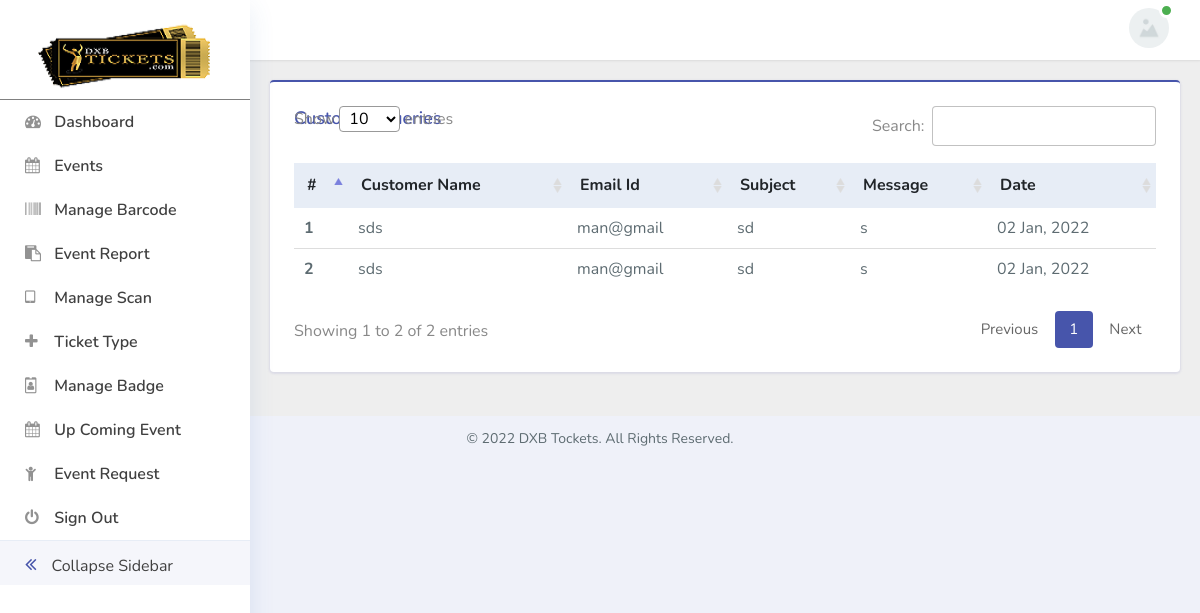
Before: /admin/queries.php (signed in) with the older database file.
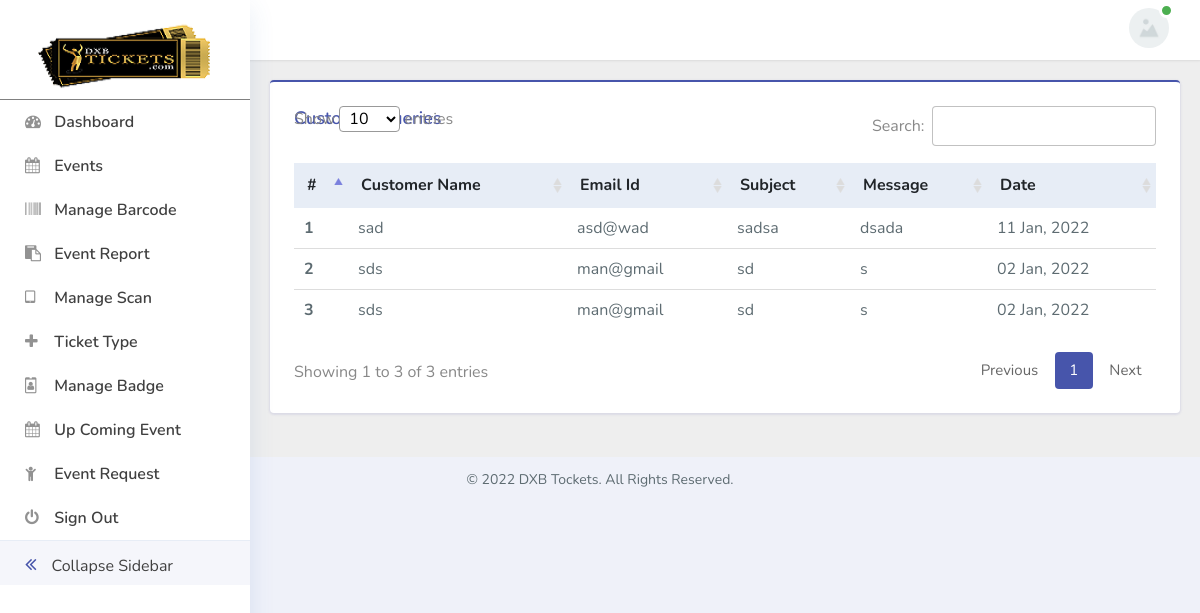
After: the same page with the newer database file.
### tables this page shows
CREATE TABLE IF NOT EXISTS `contact_master` (
  `CM_Id` int(11) NOT NULL AUTO_INCREMENT,
  `CustomerName` varchar(100) DEFAULT NULL,
  `CustomerEmail` varchar(150) DEFAULT NULL,
  `Subject` varchar(250) DEFAULT NULL,
  `Message` text,
  `Status` tinyint(1) DEFAULT NULL,
  `DateCreate` datetime DEFAULT NULL,
  PRIMARY KEY (`CM_Id`)
);

### admin/queries.php (the view, shortened to what this page needs)
<?php
    require_once '../config/connection.php';
    require_once './pages/link.php';
    require_once './pages/sidebar.php';
    require_once './pages/header.php';
?>
<div class="main-content">
    <div class="container-fluid content-top-gap">
        <div class="data-tables">
            <div class="row">
                <div class="col-lg-12 mb-4">
                    <div class="card card_border p-4 border-primary-top">
                        <h3 class="card__title position-absolute">Customer Queries</h3>
                        <div class="table-responsive">
                            <table id="meastroTable" class="display" style="width:100%">
                                <thead>
                                    <tr>
                                        <th>#</th>
                                        <th>Customer Name</th>
                                        <th>Email Id</th>
                                        <th>Subject</th>
                                        <th>Message</th>
                                        <th>Date</th>
                                    </tr>
                                </thead>
                                <tbody>
                                    <?php
                                        $resd6 = mysqli_query($conn, "SELECT * FROM contact_master ORDER BY CM_Id DESC");
                                        if (mysqli_num_rows($resd6) > 0) {
                                            $count = 1;
                                            while($rowd6 = mysqli_fetch_assoc($resd6)) {
                                                echo "<tr>";
                                                echo "<th>".$count."</th>";
                                                echo "<td>".$rowd6['CustomerName']."</td>";
                                                echo "<td>".$rowd6['CustomerEmail']."</td>";
                                                echo "<td>".$rowd6['Subject']."</td>";
                                                echo "<td>".$rowd6['Message']."</td>";
                                                echo "<td>".date_format(date_create($rowd6['DateCreate']), 'd M, Y') . "</td>";
                                                echo "</tr>";
                                                $count++;
                                            }
                                        }
                                    ?>
                                </tbody>
                            </table>
                        </div>
                    </div>
                </div>
            </div>
        </div>
    </div>
</div>
<?php
    require_once './pages/footer.php';
?>

Changed rows visible on the page:
added contact_master: CustomerName "sad", CustomerEmail "asd@wad", Subject "sadsa", Message "dsada", DateCreate "11 Jan, 2022"
Other visible differences:
text written by a page script: "Show entries Search: Showing 1 to 2 of 2 entries Previous 1 Next" → "Show entries Search: Showing 1 to 3 of 3 entries Previous 1 Next"
